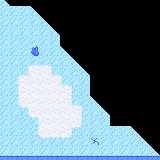

Below is a game level as drawn by its tile map, then a one-line description and the .tmx file that defines it, in full:
An orthogonal 16x16 tile map with 10x10 px tiles, 7 tile layers (ice and snow, snow border U, snow border R, snow border D, ...).

<map version="1.10" tiledversion="1.10.1" orientation="orthogonal" renderorder="right-down" width="16" height="16" tilewidth="10" tileheight="10" infinite="0" nextlayerid="8" nextobjectid="1">
 <tileset firstgid="1" source="../../Tiles/thicket tiles.tsx" />
 <layer id="1" name="ice and snow" width="16" height="16">
  <data encoding="csv">
22,0,0,0,0,0,0,0,0,0,0,0,0,0,0,0,
26,26,26,22,0,0,0,0,0,0,0,0,0,0,0,0,
26,26,26,26,22,0,0,0,0,0,0,0,0,0,0,0,
26,26,26,26,26,22,0,0,0,0,0,0,0,0,0,0,
26,26,26,26,26,26,0,0,0,0,0,0,0,0,0,0,
26,26,26,26,26,26,22,0,0,0,0,0,0,0,0,0,
26,26,26,26,26,26,26,22,0,0,0,0,0,0,0,0,
26,26,26,28,28,26,26,26,22,0,0,0,0,0,0,0,
26,26,28,28,28,28,26,26,26,0,0,0,0,0,0,0,
26,26,28,28,28,28,28,26,26,0,0,0,0,0,0,0,
26,26,28,28,28,28,28,26,26,22,0,0,0,0,0,0,
26,26,26,28,28,28,28,28,26,26,22,0,0,0,0,0,
26,26,26,26,28,28,28,28,26,26,26,0,0,0,0,0,
26,26,26,26,28,28,28,26,26,26,26,26,26,22,0,0,
26,26,26,26,26,26,26,26,26,27,26,26,26,26,22,0,
26,26,26,26,26,26,26,26,26,26,26,26,26,26,26,22
</data>
 </layer>
 <layer id="2" name="snow border U" width="16" height="16">
  <data encoding="csv">
0,0,0,0,0,0,0,0,0,0,0,0,0,0,0,0,
0,0,0,0,0,0,0,0,0,0,0,0,0,0,0,0,
0,0,0,0,0,0,0,0,0,0,0,0,0,0,0,0,
0,0,0,0,0,0,0,0,0,0,0,0,0,0,0,0,
0,0,0,0,0,0,0,0,0,0,0,0,0,0,0,0,
0,0,0,0,0,0,0,0,0,0,0,0,0,0,0,0,
0,0,0,29,29,0,0,0,0,0,0,0,0,0,0,0,
0,0,29,0,0,29,0,0,0,0,0,0,0,0,0,0,
0,0,0,0,0,0,29,0,0,0,0,0,0,0,0,0,
0,0,0,0,0,0,0,0,0,0,0,0,0,0,0,0,
0,0,0,0,0,0,0,29,0,0,0,0,0,0,0,0,
0,0,0,0,0,0,0,0,0,0,0,0,0,0,0,0,
0,0,0,0,0,0,0,0,0,0,0,0,0,0,0,0,
0,0,0,0,0,0,0,0,0,0,0,0,0,0,0,0,
0,0,0,0,0,0,0,0,0,0,0,0,0,0,0,0,
0,0,0,0,0,0,0,0,0,0,0,0,0,0,0,0
</data>
 </layer>
 <layer id="3" name="snow border R" width="16" height="16">
  <data encoding="csv">
0,0,0,0,0,0,0,0,0,0,0,0,0,0,0,0,
0,0,0,0,0,0,0,0,0,0,0,0,0,0,0,0,
0,0,0,0,0,0,0,0,0,0,0,0,0,0,0,0,
0,0,0,0,0,0,0,0,0,0,0,0,0,0,0,0,
0,0,0,0,0,0,0,0,0,0,0,0,0,0,0,0,
0,0,0,0,0,0,0,0,0,0,0,0,0,0,0,0,
0,0,0,0,0,0,0,0,0,0,0,0,0,0,0,0,
0,0,0,0,0,30,0,0,0,0,0,0,0,0,0,0,
0,0,0,0,0,0,30,0,0,0,0,0,0,0,0,0,
0,0,0,0,0,0,0,30,0,0,0,0,0,0,0,0,
0,0,0,0,0,0,0,30,0,0,0,0,0,0,0,0,
0,0,0,0,0,0,0,0,30,0,0,0,0,0,0,0,
0,0,0,0,0,0,0,0,30,0,0,0,0,0,0,0,
0,0,0,0,0,0,0,30,0,0,0,0,0,0,0,0,
0,0,0,0,0,0,0,0,0,0,0,0,0,0,0,0,
0,0,0,0,0,0,0,0,0,0,0,0,0,0,0,0
</data>
 </layer>
 <layer id="4" name="snow border D" width="16" height="16">
  <data encoding="csv">
0,0,0,0,0,0,0,0,0,0,0,0,0,0,0,0,
0,0,0,0,0,0,0,0,0,0,0,0,0,0,0,0,
0,0,0,0,0,0,0,0,0,0,0,0,0,0,0,0,
0,0,0,0,0,0,0,0,0,0,0,0,0,0,0,0,
0,0,0,0,0,0,0,0,0,0,0,0,0,0,0,0,
0,0,0,0,0,0,0,0,0,0,0,0,0,0,0,0,
0,0,0,0,0,0,0,0,0,0,0,0,0,0,0,0,
0,0,0,0,0,0,0,0,0,0,0,0,0,0,0,0,
0,0,0,0,0,0,0,0,0,0,0,0,0,0,0,0,
0,0,0,0,0,0,0,0,0,0,0,0,0,0,0,0,
0,0,0,0,0,0,0,0,0,0,0,0,0,0,0,0,
0,0,32,0,0,0,0,0,0,0,0,0,0,0,0,0,
0,0,0,32,0,0,0,0,0,0,0,0,0,0,0,0,
0,0,0,0,0,0,0,32,0,0,0,0,0,0,0,0,
0,0,0,0,32,32,32,0,0,0,0,0,0,0,0,0,
0,0,0,0,0,0,0,0,0,0,0,0,0,0,0,0
</data>
 </layer>
 <layer id="5" name="snow border L" width="16" height="16">
  <data encoding="csv">
0,0,0,0,0,0,0,0,0,0,0,0,0,0,0,0,
0,0,0,0,0,0,0,0,0,0,0,0,0,0,0,0,
0,0,0,0,0,0,0,0,0,0,0,0,0,0,0,0,
0,0,0,0,0,0,0,0,0,0,0,0,0,0,0,0,
0,0,0,0,0,0,0,0,0,0,0,0,0,0,0,0,
0,0,0,0,0,0,0,0,0,0,0,0,0,0,0,0,
0,0,0,0,0,0,0,0,0,0,0,0,0,0,0,0,
0,0,31,0,0,0,0,0,0,0,0,0,0,0,0,0,
0,31,0,0,0,0,0,0,0,0,0,0,0,0,0,0,
0,31,0,0,0,0,0,0,0,0,0,0,0,0,0,0,
0,31,0,0,0,0,0,0,0,0,0,0,0,0,0,0,
0,0,31,0,0,0,0,0,0,0,0,0,0,0,0,0,
0,0,0,31,0,0,0,0,0,0,0,0,0,0,0,0,
0,0,0,31,0,0,0,0,0,0,0,0,0,0,0,0,
0,0,0,0,0,0,0,0,0,0,0,0,0,0,0,0,
0,0,0,0,0,0,0,0,0,0,0,0,0,0,0,0
</data>
 </layer>
 <layer id="6" name="decor" width="16" height="16">
  <data encoding="csv">
0,0,0,0,0,0,0,0,0,0,0,0,0,0,0,0,
0,0,0,0,0,0,0,0,0,0,0,0,0,0,0,0,
0,0,0,0,0,0,0,0,0,0,0,0,0,0,0,0,
0,0,0,0,0,0,0,0,0,0,0,0,0,0,0,0,
0,0,0,0,0,0,0,0,0,0,0,0,0,0,0,0,
0,0,0,33,0,0,0,0,0,0,0,0,0,0,0,0,
0,0,0,0,0,0,0,0,0,0,0,0,0,0,0,0,
0,0,0,0,0,0,0,0,0,0,0,0,0,0,0,0,
0,0,0,0,0,0,0,0,0,0,0,0,0,0,0,0,
0,0,0,0,0,0,0,0,0,0,0,0,0,0,0,0,
0,0,0,0,0,0,0,0,0,0,0,0,0,0,0,0,
0,0,0,0,0,0,0,0,0,0,0,0,0,0,0,0,
0,0,0,0,0,0,0,0,0,0,0,0,0,0,0,0,
0,0,0,0,0,0,0,0,0,0,0,0,0,0,0,0,
0,0,0,0,0,0,0,0,0,0,0,0,0,0,0,0,
0,0,0,0,0,0,0,0,0,0,0,0,0,0,0,0
</data>
 </layer>
 <layer id="7" name="collision" width="16" height="16">
  <data encoding="csv">
0,37,37,37,37,37,37,37,37,37,37,37,37,37,37,37,
0,0,0,0,37,37,37,37,37,37,37,37,37,37,37,37,
0,0,0,0,0,37,37,37,37,37,37,37,37,37,37,37,
0,0,0,0,0,0,37,37,37,37,37,37,37,37,37,37,
0,0,0,0,0,0,37,37,37,37,37,37,37,37,37,37,
0,0,0,0,0,0,0,37,37,37,37,37,37,37,37,37,
0,0,0,0,0,0,0,0,37,37,37,37,37,37,37,37,
0,0,0,0,0,0,0,0,0,37,37,37,37,37,37,37,
0,0,0,0,0,0,0,0,0,37,37,37,37,37,37,37,
0,0,0,0,0,0,0,0,0,37,37,37,37,37,37,37,
0,0,0,0,0,0,0,0,0,0,37,37,37,37,37,37,
0,0,0,0,0,0,0,0,0,0,0,37,37,37,37,37,
0,0,0,0,0,0,0,0,0,0,0,37,37,37,37,37,
0,0,0,0,0,0,0,0,0,0,0,0,0,0,37,37,
0,0,0,0,0,0,0,0,0,0,0,0,0,0,0,0,
0,0,0,0,0,0,0,0,0,0,0,0,0,0,0,0
</data>
 </layer>
</map>
